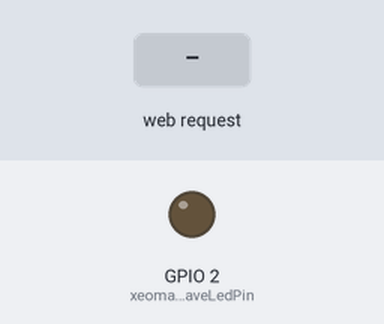
Bench run of a sketch on a simulated ESP32. On the bench: output pins drawn as LEDs (lit = HIGH). The inputs (shaded band) are chosen by the test bench. WiFi joins after 1.5 s; servers stay silent unless stated; what the sketch prints to the serial monitor is not drawn.

Above: at 2.7 s.
2.8 s: HTTP request GET /event-begin received
At 3.6 s:
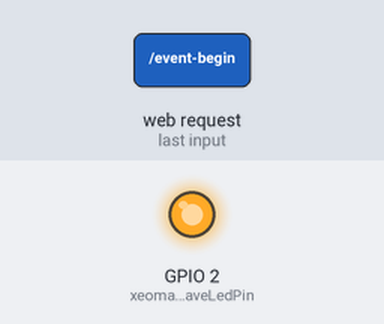
4.3 s: HTTP request GET /event-end received
At 4.7 s:
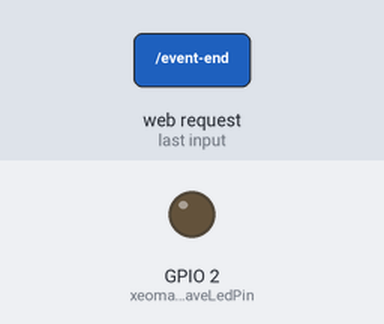
Timing chart, 0 to 7.3 s (numbered marks = the images above; inputs shaded):
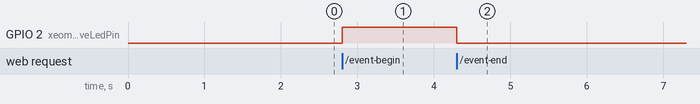

The sketch:

xeoma_http_request_sender.ino
```cpp
#include <WiFi.h>
#include <WebServer.h>

const uint32_t serialSpeed                 = 115200;
const char ssid[]                          = "your-ssid";
const char password[]                      = "your-pass";
const uint16_t xeomaSlavePort              = 80;
const uint8_t xeomaSlaveLedPin             = LED_BUILTIN;
WebServer server(xeomaSlavePort);
void setup() {
  pinMode(xeomaSlaveLedPin, OUTPUT);
  Serial.begin(115200);
  delay(10);
  Serial.print("Connecting to "); Serial.print(ssid); WiFi.begin(ssid, password);
  while (WiFi.status() != WL_CONNECTED) {
    delay(500);
    Serial.print(".");
  }
  Serial.println("connected");
  Serial.print(F("IP: ")); Serial.println(WiFi.localIP());
  server.on("/event-begin", handleEventBegin);
  server.on("/event-end", handleEventEnd);
  server.onNotFound(handleNotFound);
  server.begin();
  Serial.println("HTTP server started");
}
void loop() {
  server.handleClient();
}
void handleEventBegin() {
  digitalWrite(xeomaSlaveLedPin, HIGH);
  server.send(200, "text/html", "OK");
}
void handleEventEnd() {
  digitalWrite(xeomaSlaveLedPin, LOW);
  server.send(200, "text/html", "OK");
}
void handleNotFound() {
  server.send(404, "text/plain", "Not found");
}
```

Measured:
- after the input at 2.8 s, GPIO 2 (xeomaSlaveLedPin): LOW → HIGH at once
- after the input at 4.3 s, GPIO 2 (xeomaSlaveLedPin): HIGH → LOW at once
